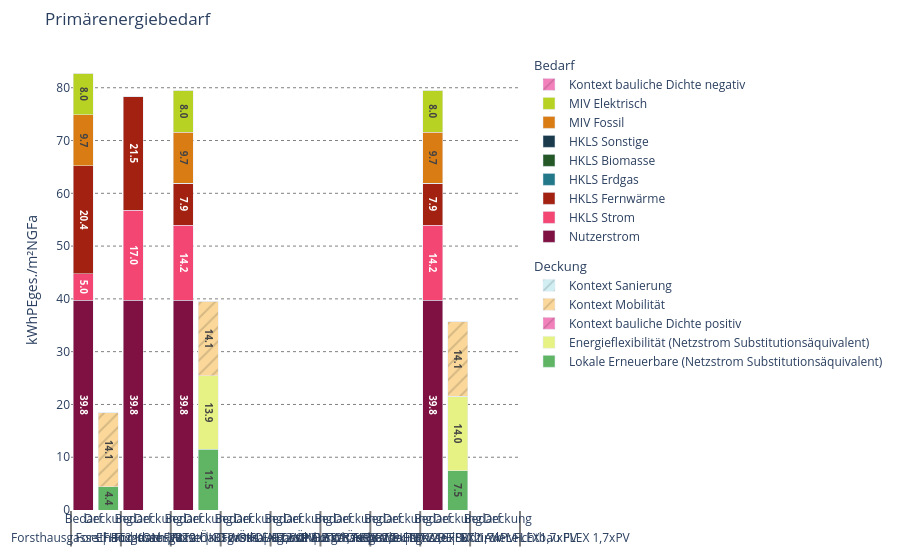

Notebook cell for this chart:
### Markdown cell above
The same report can be materialized for a filtered scenario view:

### Code cell
view = project.where(
    project_name="Forsthausgasse"
)

report = reporting.materialize(
    view,
    "primary_energy_balance",
)

plotly.render(report).show()

### Figure 1 — Plotly figure (JSON) as saved in the notebook; plotly's stock layout.template omitted (floating-point values rounded to 4 significant figures)
{"data": [{"hovertemplate": "<b>Nutzerstrom</b><br>Wert: %{y:.1f}<extra></extra>", "insidetextanchor": "middle", "legendgroup": "Bedarf", "legendgrouptitle": {"text": "Bedarf"}, "marker": {"color": "#7e1141"}, "name": "Nutzerstrom", "text": ["39.785566227928854", "39.785566227928854", "39.785566227928854", "0.0", "0.0", "0.0", "0.0", "39.785566227928854", "0.0"], "textposition": "inside", "texttemplate": "<b>%{y:.1f}</b>", "type": "bar", "x": [["Forsthausgasse | BT2 KON FW", "EFHo | nach 2020", "Forsthausgasse | BT2 ÖKO WP FLEX 2,6xPV", "Forsthausgasse | BT2 ÖKO ALT WP FLEX 1,7xPV", "Forsthausgasse | BT2 ÖKO2 WP FLEX 2,6xPV", "Forsthausgasse | BT2 ÖKO3 WP FLEX 2,6xPV", "Forsthausgasse | BT2 UTO WP FLEX 1,7xPV", "Forsthausgasse | BT2 DE Südtiroler FLEX1,7xPV", "Forsthausgasse | BT2 AW Leichtbau FLEX 1,7xPV"], ["Bedarf", "Bedarf", "Bedarf", "Bedarf", "Bedarf", "Bedarf", "Bedarf", "Bedarf", "Bedarf"]], "y": [39.79, 39.79, 39.79, 0, 0, 0, 0, 39.79, 0]}, {"hovertemplate": "<b>HKLS Strom</b><br>Wert: %{y:.1f}<extra></extra>", "insidetextanchor": "middle", "legendgroup": "Bedarf", "legendgrouptitle": {"text": "Bedarf"}, "marker": {"color": "#f34673"}, "name": "HKLS Strom", "text": ["4.968117797539386", "17.005790517622863", "14.188373970085609", "0.0", "0.0", "0.0", "0.0", "14.188373970085609", "0.0"], "textposition": "inside", "texttemplate": "<b>%{y:.1f}</b>", "type": "bar", "x": [["Forsthausgasse | BT2 KON FW", "EFHo | nach 2020", "Forsthausgasse | BT2 ÖKO WP FLEX 2,6xPV", "Forsthausgasse | BT2 ÖKO ALT WP FLEX 1,7xPV", "Forsthausgasse | BT2 ÖKO2 WP FLEX 2,6xPV", "Forsthausgasse | BT2 ÖKO3 WP FLEX 2,6xPV", "Forsthausgasse | BT2 UTO WP FLEX 1,7xPV", "Forsthausgasse | BT2 DE Südtiroler FLEX1,7xPV", "Forsthausgasse | BT2 AW Leichtbau FLEX 1,7xPV"], ["Bedarf", "Bedarf", "Bedarf", "Bedarf", "Bedarf", "Bedarf", "Bedarf", "Bedarf", "Bedarf"]], "y": [4.968, 17.01, 14.19, 0, 0, 0, 0, 14.19, 0]}, {"hovertemplate": "<b>HKLS Fernwärme</b><br>Wert: %{y:.1f}<extra></extra>", "insidetextanchor": "middle", "legendgroup": "Bedarf", "legendgrouptitle": {"text": "Bedarf"}, "marker": {"color": "#a22110"}, "name": "HKLS Fernwärme", "text": ["20.430426384009603", "21.516643257081288", "7.935050200437392", "0.0", "0.0", "0.0", "0.0", "7.935050200437392", "0.0"], "textposition": "inside", "texttemplate": "<b>%{y:.1f}</b>", "type": "bar", "x": [["Forsthausgasse | BT2 KON FW", "EFHo | nach 2020", "Forsthausgasse | BT2 ÖKO WP FLEX 2,6xPV", "Forsthausgasse | BT2 ÖKO ALT WP FLEX 1,7xPV", "Forsthausgasse | BT2 ÖKO2 WP FLEX 2,6xPV", "Forsthausgasse | BT2 ÖKO3 WP FLEX 2,6xPV", "Forsthausgasse | BT2 UTO WP FLEX 1,7xPV", "Forsthausgasse | BT2 DE Südtiroler FLEX1,7xPV", "Forsthausgasse | BT2 AW Leichtbau FLEX 1,7xPV"], ["Bedarf", "Bedarf", "Bedarf", "Bedarf", "Bedarf", "Bedarf", "Bedarf", "Bedarf", "Bedarf"]], "y": [20.43, 21.52, 7.935, 0, 0, 0, 0, 7.935, 0]}, {"hovertemplate": "<b>HKLS Erdgas</b><br>Wert: %{y:.1f}<extra></extra>", "insidetextanchor": "middle", "legendgroup": "Bedarf", "legendgrouptitle": {"text": "Bedarf"}, "marker": {"color": "#227888"}, "name": "HKLS Erdgas", "text": ["0.0", "0.0", "0.0", "0.0", "0.0", "0.0", "0.0", "0.0", "0.0"], "textposition": "inside", "texttemplate": "<b>%{y:.1f}</b>", "type": "bar", "x": [["Forsthausgasse | BT2 KON FW", "EFHo | nach 2020", "Forsthausgasse | BT2 ÖKO WP FLEX 2,6xPV", "Forsthausgasse | BT2 ÖKO ALT WP FLEX 1,7xPV", "Forsthausgasse | BT2 ÖKO2 WP FLEX 2,6xPV", "Forsthausgasse | BT2 ÖKO3 WP FLEX 2,6xPV", "Forsthausgasse | BT2 UTO WP FLEX 1,7xPV", "Forsthausgasse | BT2 DE Südtiroler FLEX1,7xPV", "Forsthausgasse | BT2 AW Leichtbau FLEX 1,7xPV"], ["Bedarf", "Bedarf", "Bedarf", "Bedarf", "Bedarf", "Bedarf", "Bedarf", "Bedarf", "Bedarf"]], "y": [0, 0, 0, 0, 0, 0, 0, 0, 0]}, {"hovertemplate": "<b>HKLS Biomasse</b><br>Wert: %{y:.1f}<extra></extra>", "insidetextanchor": "middle", "legendgroup": "Bedarf", "legendgrouptitle": {"text": "Bedarf"}, "marker": {"color": "#245826"}, "name": "HKLS Biomasse", "text": ["0.0", "0.0", "0.0", "0.0", "0.0", "0.0", "0.0", "0.0", "0.0"], "textposition": "inside", "texttemplate": "<b>%{y:.1f}</b>", "type": "bar", "x": [["Forsthausgasse | BT2 KON FW", "EFHo | nach 2020", "Forsthausgasse | BT2 ÖKO WP FLEX 2,6xPV", "Forsthausgasse | BT2 ÖKO ALT WP FLEX 1,7xPV", "Forsthausgasse | BT2 ÖKO2 WP FLEX 2,6xPV", "Forsthausgasse | BT2 ÖKO3 WP FLEX 2,6xPV", "Forsthausgasse | BT2 UTO WP FLEX 1,7xPV", "Forsthausgasse | BT2 DE Südtiroler FLEX1,7xPV", "Forsthausgasse | BT2 AW Leichtbau FLEX 1,7xPV"], ["Bedarf", "Bedarf", "Bedarf", "Bedarf", "Bedarf", "Bedarf", "Bedarf", "Bedarf", "Bedarf"]], "y": [0, 0, 0, 0, 0, 0, 0, 0, 0]}, {"hovertemplate": "<b>HKLS Sonstige</b><br>Wert: %{y:.1f}<extra></extra>", "insidetextanchor": "middle", "legendgroup": "Bedarf", "legendgrouptitle": {"text": "Bedarf"}, "marker": {"color": "#1b3b4d"}, "name": "HKLS Sonstige", "text": ["0.0", "0.0", "0.0", "0.0", "0.0", "0.0", "0.0", "0.0", "0.0"], "textposition": "inside", "texttemplate": "<b>%{y:.1f}</b>", "type": "bar", "x": [["Forsthausgasse | BT2 KON FW", "EFHo | nach 2020", "Forsthausgasse | BT2 ÖKO WP FLEX 2,6xPV", "Forsthausgasse | BT2 ÖKO ALT WP FLEX 1,7xPV", "Forsthausgasse | BT2 ÖKO2 WP FLEX 2,6xPV", "Forsthausgasse | BT2 ÖKO3 WP FLEX 2,6xPV", "Forsthausgasse | BT2 UTO WP FLEX 1,7xPV", "Forsthausgasse | BT2 DE Südtiroler FLEX1,7xPV", "Forsthausgasse | BT2 AW Leichtbau FLEX 1,7xPV"], ["Bedarf", "Bedarf", "Bedarf", "Bedarf", "Bedarf", "Bedarf", "Bedarf", "Bedarf", "Bedarf"]], "y": [0, 0, 0, 0, 0, 0, 0, 0, 0]}, {"hovertemplate": "<b>MIV Fossil</b><br>Wert: %{y:.1f}<extra></extra>", "insidetextanchor": "middle", "legendgroup": "Bedarf", "legendgrouptitle": {"text": "Bedarf"}, "marker": {"color": "#da7c14"}, "name": "MIV Fossil", "text": ["9.656395510791368", "0.0", "9.656395510791368", "0.0", "0.0", "0.0", "0.0", "9.656395510791368", "0.0"], "textposition": "inside", "texttemplate": "<b>%{y:.1f}</b>", "type": "bar", "x": [["Forsthausgasse | BT2 KON FW", "EFHo | nach 2020", "Forsthausgasse | BT2 ÖKO WP FLEX 2,6xPV", "Forsthausgasse | BT2 ÖKO ALT WP FLEX 1,7xPV", "Forsthausgasse | BT2 ÖKO2 WP FLEX 2,6xPV", "Forsthausgasse | BT2 ÖKO3 WP FLEX 2,6xPV", "Forsthausgasse | BT2 UTO WP FLEX 1,7xPV", "Forsthausgasse | BT2 DE Südtiroler FLEX1,7xPV", "Forsthausgasse | BT2 AW Leichtbau FLEX 1,7xPV"], ["Bedarf", "Bedarf", "Bedarf", "Bedarf", "Bedarf", "Bedarf", "Bedarf", "Bedarf", "Bedarf"]], "y": [9.656, 0, 9.656, 0, 0, 0, 0, 9.656, 0]}, {"hovertemplate": "<b>MIV Elektrisch</b><br>Wert: %{y:.1f}<extra></extra>", "insidetextanchor": "middle", "legendgroup": "Bedarf", "legendgrouptitle": {"text": "Bedarf"}, "marker": {"color": "#b8d223"}, "name": "MIV Elektrisch", "text": ["7.952245021459666", "0.0", "7.952245021459666", "0.0", "0.0", "0.0", "0.0", "7.952245021459666", "0.0"], "textposition": "inside", "texttemplate": "<b>%{y:.1f}</b>", "type": "bar", "x": [["Forsthausgasse | BT2 KON FW", "EFHo | nach 2020", "Forsthausgasse | BT2 ÖKO WP FLEX 2,6xPV", "Forsthausgasse | BT2 ÖKO ALT WP FLEX 1,7xPV", "Forsthausgasse | BT2 ÖKO2 WP FLEX 2,6xPV", "Forsthausgasse | BT2 ÖKO3 WP FLEX 2,6xPV", "Forsthausgasse | BT2 UTO WP FLEX 1,7xPV", "Forsthausgasse | BT2 DE Südtiroler FLEX1,7xPV", "Forsthausgasse | BT2 AW Leichtbau FLEX 1,7xPV"], ["Bedarf", "Bedarf", "Bedarf", "Bedarf", "Bedarf", "Bedarf", "Bedarf", "Bedarf", "Bedarf"]], "y": [7.952, 0, 7.952, 0, 0, 0, 0, 7.952, 0]}, {"hovertemplate": "<b>Kontext bauliche Dichte negativ</b><br>Wert: %{y:.1f}<extra></extra>", "insidetextanchor": "middle", "legendgroup": "Bedarf", "legendgrouptitle": {"text": "Bedarf"}, "marker": {"color": "#F281BB", "pattern": {"bgcolor": "#F281BB", "fgcolor": "#a95a82", "shape": "/"}}, "name": "Kontext bauliche Dichte negativ", "text": ["0.0", "0.0", "0.0", "0.0", "0.0", "0.0", "0.0", "0.0", "0.0"], "textposition": "inside", "texttemplate": "<b>%{y:.1f}</b>", "type": "bar", "x": [["Forsthausgasse | BT2 KON FW", "EFHo | nach 2020", "Forsthausgasse | BT2 ÖKO WP FLEX 2,6xPV", "Forsthausgasse | BT2 ÖKO ALT WP FLEX 1,7xPV", "Forsthausgasse | BT2 ÖKO2 WP FLEX 2,6xPV", "Forsthausgasse | BT2 ÖKO3 WP FLEX 2,6xPV", "Forsthausgasse | BT2 UTO WP FLEX 1,7xPV", "Forsthausgasse | BT2 DE Südtiroler FLEX1,7xPV", "Forsthausgasse | BT2 AW Leichtbau FLEX 1,7xPV"], ["Bedarf", "Bedarf", "Bedarf", "Bedarf", "Bedarf", "Bedarf", "Bedarf", "Bedarf", "Bedarf"]], "y": [0, 0, 0, 0, 0, 0, 0, 0, 0]}, {"hovertemplate": "<b>Lokale Erneuerbare (Netzstrom Substitutionsäquivalent)</b><br>Wert: %{y:.1f}<extra></extra>", "insidetextanchor": "middle", "legendgroup": "Deckung", "legendgrouptitle": {"text": "Deckung"}, "marker": {"color": "#5FB564"}, "name": "Lokale Erneuerbare (Netzstrom Substitutionsäquivalent)", "text": ["4.364628034660361", "0.0", "11.535088377316615", "0.0", "0.0", "0.0", "0.0", "7.482219487989182", "0.0"], "textposition": "inside", "texttemplate": "<b>%{y:.1f}</b>", "type": "bar", "x": [["Forsthausgasse | BT2 KON FW", "EFHo | nach 2020", "Forsthausgasse | BT2 ÖKO WP FLEX 2,6xPV", "Forsthausgasse | BT2 ÖKO ALT WP FLEX 1,7xPV", "Forsthausgasse | BT2 ÖKO2 WP FLEX 2,6xPV", "Forsthausgasse | BT2 ÖKO3 WP FLEX 2,6xPV", "Forsthausgasse | BT2 UTO WP FLEX 1,7xPV", "Forsthausgasse | BT2 DE Südtiroler FLEX1,7xPV", "Forsthausgasse | BT2 AW Leichtbau FLEX 1,7xPV"], ["Deckung", "Deckung", "Deckung", "Deckung", "Deckung", "Deckung", "Deckung", "Deckung", "Deckung"]], "y": [4.365, 0, 11.54, 0, 0, 0, 0, 7.482, 0]}, {"hovertemplate": "<b>Energieflexibilität (Netzstrom Substitutionsäquivalent)</b><br>Wert: %{y:.1f}<extra></extra>", "insidetextanchor": "middle", "legendgroup": "Deckung", "legendgrouptitle": {"text": "Deckung"}, "marker": {"color": "#e6f283"}, "name": "Energieflexibilität (Netzstrom Substitutionsäquivalent)", "text": ["0.0", "0.0", "13.877921988305733", "0.0", "0.0", "0.0", "0.0", "14.030076219958946", "0.0"], "textposition": "inside", "texttemplate": "<b>%{y:.1f}</b>", "type": "bar", "x": [["Forsthausgasse | BT2 KON FW", "EFHo | nach 2020", "Forsthausgasse | BT2 ÖKO WP FLEX 2,6xPV", "Forsthausgasse | BT2 ÖKO ALT WP FLEX 1,7xPV", "Forsthausgasse | BT2 ÖKO2 WP FLEX 2,6xPV", "Forsthausgasse | BT2 ÖKO3 WP FLEX 2,6xPV", "Forsthausgasse | BT2 UTO WP FLEX 1,7xPV", "Forsthausgasse | BT2 DE Südtiroler FLEX1,7xPV", "Forsthausgasse | BT2 AW Leichtbau FLEX 1,7xPV"], ["Deckung", "Deckung", "Deckung", "Deckung", "Deckung", "Deckung", "Deckung", "Deckung", "Deckung"]], "y": [0, 0, 13.88, 0, 0, 0, 0, 14.03, 0]}, {"hovertemplate": "<b>Kontext bauliche Dichte positiv</b><br>Wert: %{y:.1f}<extra></extra>", "insidetextanchor": "middle", "legendgroup": "Deckung", "legendgrouptitle": {"text": "Deckung"}, "marker": {"color": "#F281BB", "pattern": {"bgcolor": "#F281BB", "fgcolor": "#a95a82", "shape": "/"}}, "name": "Kontext bauliche Dichte positiv", "text": ["0.0", "0.0", "0.0", "0.0", "0.0", "0.0", "0.0", "0.0", "0.0"], "textposition": "inside", "texttemplate": "<b>%{y:.1f}</b>", "type": "bar", "x": [["Forsthausgasse | BT2 KON FW", "EFHo | nach 2020", "Forsthausgasse | BT2 ÖKO WP FLEX 2,6xPV", "Forsthausgasse | BT2 ÖKO ALT WP FLEX 1,7xPV", "Forsthausgasse | BT2 ÖKO2 WP FLEX 2,6xPV", "Forsthausgasse | BT2 ÖKO3 WP FLEX 2,6xPV", "Forsthausgasse | BT2 UTO WP FLEX 1,7xPV", "Forsthausgasse | BT2 DE Südtiroler FLEX1,7xPV", "Forsthausgasse | BT2 AW Leichtbau FLEX 1,7xPV"], ["Deckung", "Deckung", "Deckung", "Deckung", "Deckung", "Deckung", "Deckung", "Deckung", "Deckung"]], "y": [0, 0, 0, 0, 0, 0, 0, 0, 0]}, {"hovertemplate": "<b>Kontext Mobilität</b><br>Wert: %{y:.1f}<extra></extra>", "insidetextanchor": "middle", "legendgroup": "Deckung", "legendgrouptitle": {"text": "Deckung"}, "marker": {"color": "#fbd89a", "pattern": {"bgcolor": "#fbd89a", "fgcolor": "#af976b", "shape": "/"}}, "name": "Kontext Mobilität", "text": ["14.107740396658576", "0.0", "14.107740396658576", "0.0", "0.0", "0.0", "0.0", "14.107740396658576", "0.0"], "textposition": "inside", "texttemplate": "<b>%{y:.1f}</b>", "type": "bar", "x": [["Forsthausgasse | BT2 KON FW", "EFHo | nach 2020", "Forsthausgasse | BT2 ÖKO WP FLEX 2,6xPV", "Forsthausgasse | BT2 ÖKO ALT WP FLEX 1,7xPV", "Forsthausgasse | BT2 ÖKO2 WP FLEX 2,6xPV", "Forsthausgasse | BT2 ÖKO3 WP FLEX 2,6xPV", "Forsthausgasse | BT2 UTO WP FLEX 1,7xPV", "Forsthausgasse | BT2 DE Südtiroler FLEX1,7xPV", "Forsthausgasse | BT2 AW Leichtbau FLEX 1,7xPV"], ["Deckung", "Deckung", "Deckung", "Deckung", "Deckung", "Deckung", "Deckung", "Deckung", "Deckung"]], "y": [14.11, 0, 14.11, 0, 0, 0, 0, 14.11, 0]}, {"hovertemplate": "<b>Kontext Sanierung</b><br>Wert: %{y:.1f}<extra></extra>", "insidetextanchor": "middle", "legendgroup": "Deckung", "legendgrouptitle": {"text": "Deckung"}, "marker": {"color": "#d1eff2", "pattern": {"bgcolor": "#d1eff2", "fgcolor": "#92a7a9", "shape": "/"}}, "name": "Kontext Sanierung", "text": ["0.0", "0.0", "0.0", "0.0", "0.0", "0.0", "0.0", "0.0", "0.0"], "textposition": "inside", "texttemplate": "<b>%{y:.1f}</b>", "type": "bar", "x": [["Forsthausgasse | BT2 KON FW", "EFHo | nach 2020", "Forsthausgasse | BT2 ÖKO WP FLEX 2,6xPV", "Forsthausgasse | BT2 ÖKO ALT WP FLEX 1,7xPV", "Forsthausgasse | BT2 ÖKO2 WP FLEX 2,6xPV", "Forsthausgasse | BT2 ÖKO3 WP FLEX 2,6xPV", "Forsthausgasse | BT2 UTO WP FLEX 1,7xPV", "Forsthausgasse | BT2 DE Südtiroler FLEX1,7xPV", "Forsthausgasse | BT2 AW Leichtbau FLEX 1,7xPV"], ["Deckung", "Deckung", "Deckung", "Deckung", "Deckung", "Deckung", "Deckung", "Deckung", "Deckung"]], "y": [0, 0, 0, 0, 0, 0, 0, 0, 0]}], "layout": {"barmode": "stack", "legend": {"orientation": "v", "x": 1.02, "xanchor": "left", "y": 1, "yanchor": "top"}, "margin": {"b": 50, "l": 50, "r": 150, "t": 50}, "paper_bgcolor": "rgba(0,0,0,0)", "plot_bgcolor": "rgba(0,0,0,0)", "title": {"text": "Primärenergiebedarf"}, "xaxis": {"dividercolor": "gray", "dividerwidth": 2, "showgrid": false, "tickangle": 0}, "yaxis": {"gridcolor": "gray", "griddash": "dot", "title": {"text": "kWhPEges./m²NGFa"}}}}
